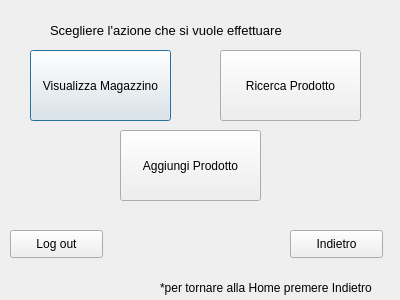
<?xml version="1.0" encoding="UTF-8"?>
<ui version="4.0">
 <class>Dialog</class>
 <widget class="QDialog" name="Dialog">
  <property name="geometry">
   <rect>
    <x>0</x>
    <y>0</y>
    <width>400</width>
    <height>300</height>
   </rect>
  </property>
  <property name="windowTitle">
   <string>Gestione Magazzino</string>
  </property>
  <widget class="QPushButton" name="pushButton">
   <property name="geometry">
    <rect>
     <x>30</x>
     <y>50</y>
     <width>141</width>
     <height>71</height>
    </rect>
   </property>
   <property name="text">
    <string>Visualizza Magazzino</string>
   </property>
  </widget>
  <widget class="QPushButton" name="pushButton_2">
   <property name="geometry">
    <rect>
     <x>220</x>
     <y>50</y>
     <width>141</width>
     <height>71</height>
    </rect>
   </property>
   <property name="text">
    <string>Ricerca Prodotto</string>
   </property>
  </widget>
  <widget class="QPushButton" name="pushButton_3">
   <property name="geometry">
    <rect>
     <x>120</x>
     <y>130</y>
     <width>141</width>
     <height>71</height>
    </rect>
   </property>
   <property name="text">
    <string>Aggiungi Prodotto</string>
   </property>
  </widget>
  <widget class="QPushButton" name="pushButton_4">
   <property name="geometry">
    <rect>
     <x>290</x>
     <y>230</y>
     <width>93</width>
     <height>28</height>
    </rect>
   </property>
   <property name="text">
    <string>Indietro</string>
   </property>
  </widget>
  <widget class="QPushButton" name="pushButton_5">
   <property name="geometry">
    <rect>
     <x>10</x>
     <y>230</y>
     <width>93</width>
     <height>28</height>
    </rect>
   </property>
   <property name="text">
    <string>Log out</string>
   </property>
  </widget>
  <widget class="QLabel" name="label">
   <property name="geometry">
    <rect>
     <x>50</x>
     <y>20</y>
     <width>301</width>
     <height>20</height>
    </rect>
   </property>
   <property name="font">
    <font>
     <pointsize>10</pointsize>
    </font>
   </property>
   <property name="text">
    <string>Scegliere l'azione che si vuole effettuare</string>
   </property>
  </widget>
  <widget class="QLabel" name="label_2">
   <property name="geometry">
    <rect>
     <x>160</x>
     <y>280</y>
     <width>241</width>
     <height>16</height>
    </rect>
   </property>
   <property name="text">
    <string>*per tornare alla Home premere Indietro</string>
   </property>
  </widget>
 </widget>
 <resources/>
 <connections/>
</ui>
